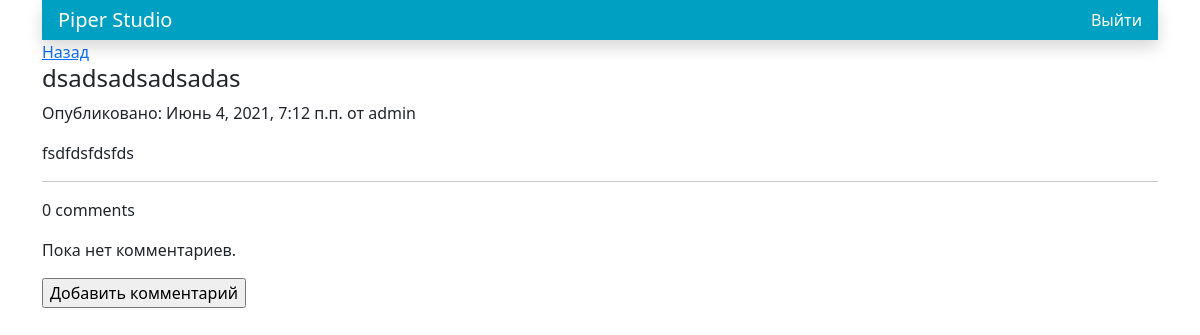
The page /blog/2021/6/4/dsadsadsadsadas/ on the database its author committed.
### blog/models.py (models this page shows, shortened)
class Post(models.Model):
    objects = models.Manager()  # Менеджер по умолчанию
    published = PublishedManager()  # Мой менеджер
    STATUS_CHOICES = (
        ("draft", "Draft"),
        ("published", "Published"),
    )
    title = models.CharField(max_length=255, verbose_name="Название поста")
    slug = models.SlugField(max_length=255, unique_for_date="publish")
    author = models.ForeignKey(User, on_delete=models.CASCADE, related_name="blog_posts")
    body = models.TextField(verbose_name="Текст поста")
    publish = models.DateTimeField(default=timezone.now)
    created = models.DateTimeField(auto_now_add=True)
    updated = models.DateTimeField(auto_now=True)
    status = models.CharField(max_length=10, choices=STATUS_CHOICES, default="draft")
    class Meta:
        ordering = ("-publish",)

### blog/views.py (the view, shortened to what this page needs)
# urls.py: path("<int:year>/<int:month>/<int:day>/<slug:post>/", views.post_detail, name="post_detail"),
def post_detail(request, year, month, day, post):
    post = Post.objects.get(publish__year=year, publish__month=month, publish__day=day, slug=post)
    comments = post.comments.filter(active=True)
    new_comment = None
    return render(request, 'blog/post/detail.html', {'post': post, "comments": comments,
                                                     "new_comment": new_comment})

### blog/templates/blog/post/detail.html (shortened to what this page needs)
{% extends "blog/base.html" %}
{% block content %}
    <a href="/blog">Назад</a>
    <h4>{{ post.title }}</h4>
    <p>Опубликовано: {{ post.publish }} от {{ post.author }}</p>
    <p>{{ post.body|linebreaks }}</p>
    <hr>
     {% with comments.count as total_comments %}
        <p>{{ total_comments }} comment{{ total_comments|pluralize }}</p>
    {% endwith %}
    {% for comment in comments %}
        <div class="comment">
            <span class="info">
                {{ comment.name }}
                {{ comment.created }}:
                {{ comment.body|linebreaks }}
            </span>
        </div>
        <hr>
    {% empty %}
        <p>Пока нет комментариев.</p>
    {% endfor %}
    {% if new_comment %}
        <h2>Ваш комментарий был добавлен.</h2>
    {% else %}
        <form action="." method="post">
            <p><input type="submit" value="Добавить комментарий"></p>
        </form>
    {% endif %}
{% endblock %}

### rows shown on the page
Post: title "dsadsadsadsadas", publish "Июнь 4, 2021, 7:12 п.п.", author "admin", body "fsdfdsfdsfds"

### other values the page prints
{{ total_comments }} "0"
